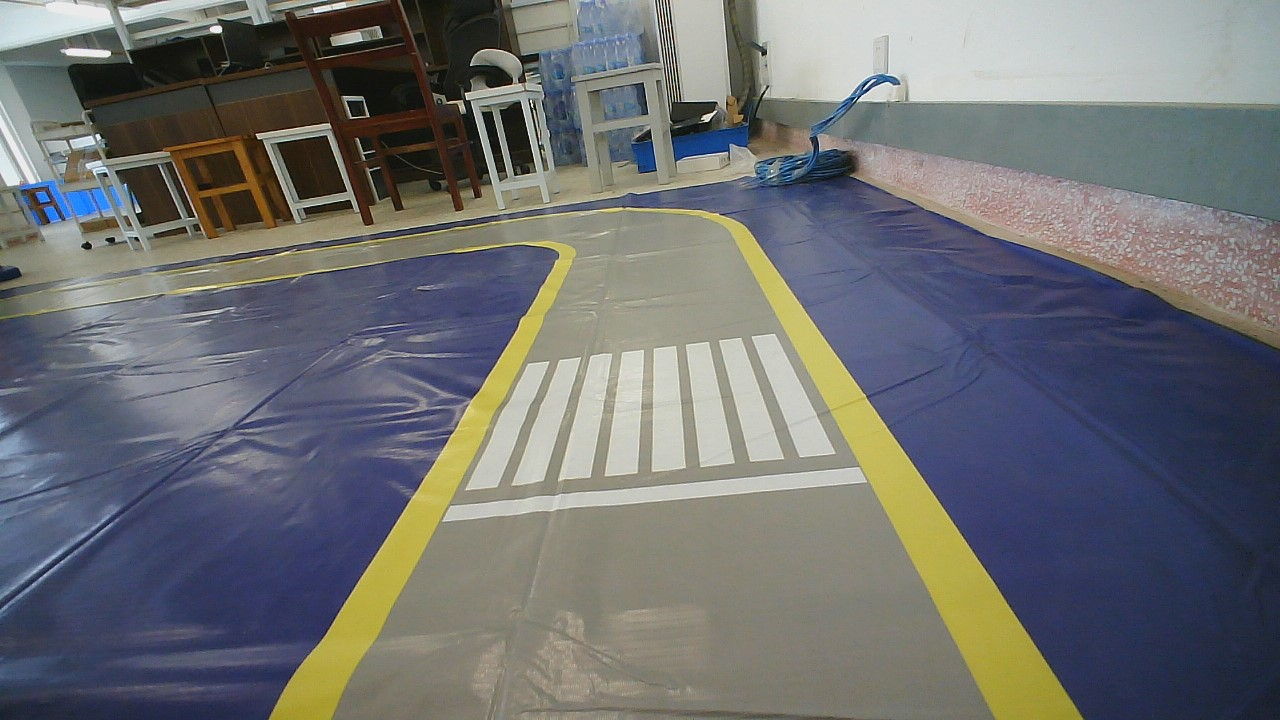
#> input picture image/fe9ee2fae4d6cc95f3bce01334d1016.jpg, 1280 x 720 px, given in place of the camera
$ python zebra_crossing_detection.py
#> lines starting #> are read from the running program, lines starting #| are printed output that depends on the picture; after the words box and inside, x2 and y2 are one past the last pixel; in counts of white or black regions, pixels touching at a corner belong together
#> in main, frame is the input picture: shape (720, 1280, 3); mean B, G, R 113.1, 111.8, 110.2
import cv2
import numpy as np

def process_frame(frame):
    # 1. 裁剪图像上半部分 30%
    height, width = frame.shape[:2]
#> height = 720; width = 1280
    roi = frame[int(height*0.3):, :]
    cv2.imshow("ROI", roi)

    # 2. 边缘提取轮廓
    gray = cv2.cvtColor(roi, cv2.COLOR_BGR2GRAY)
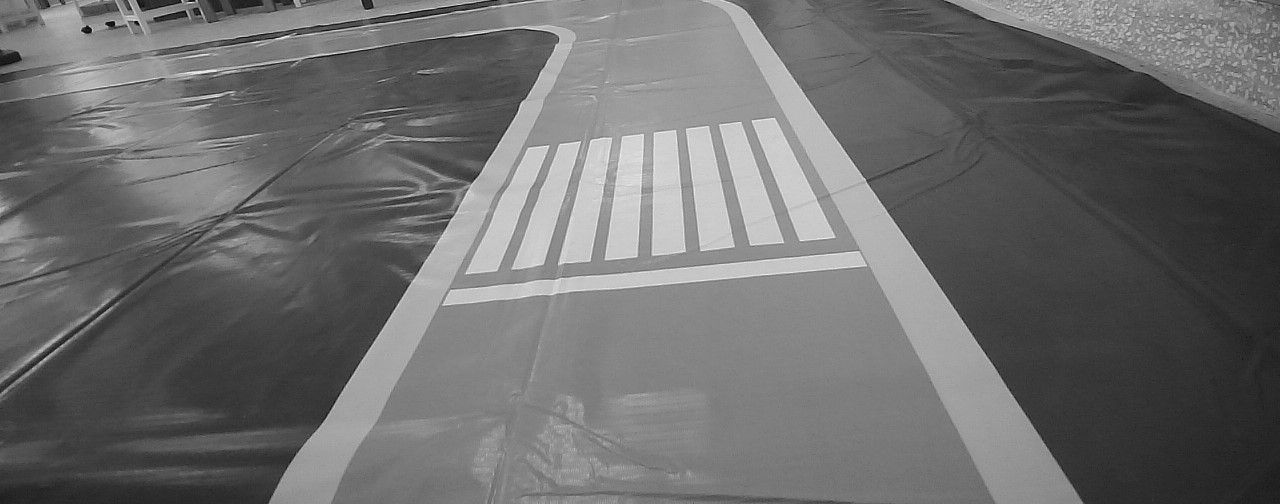
#> gray: shape (504, 1280); min 5, max 241, mean 108.7
    edges = cv2.Canny(gray, 50, 150)
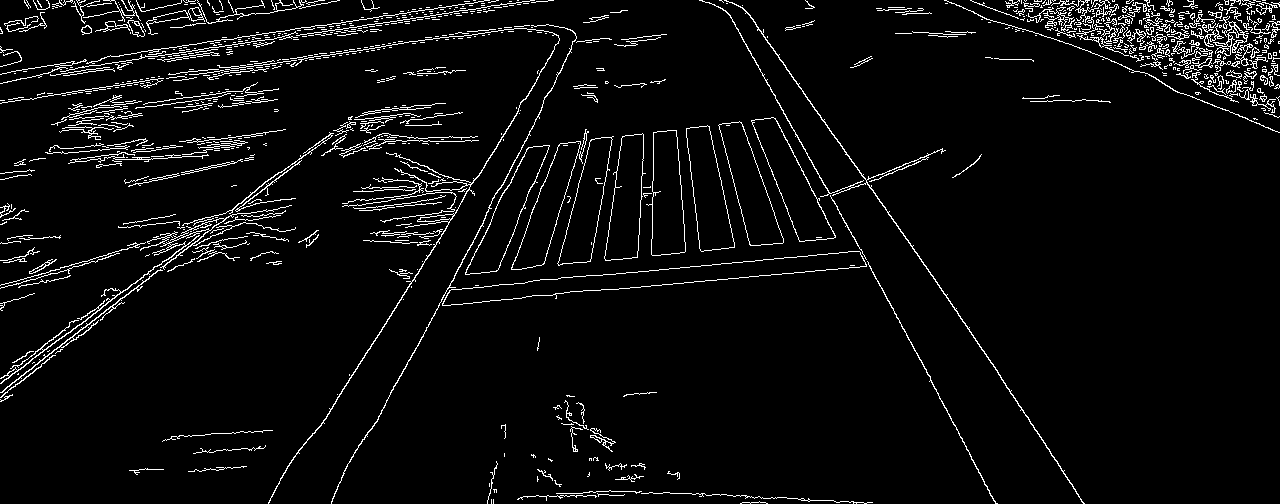
#> edges: shape (504, 1280); 4.6% white in thin lines or dots
    cv2.imshow("Edges", edges)

    # 3. 形态学操作，侵蚀和膨胀
    kernel = np.ones((5,5),np.uint8)
    morphed = cv2.morphologyEx(edges, cv2.MORPH_CLOSE, kernel)
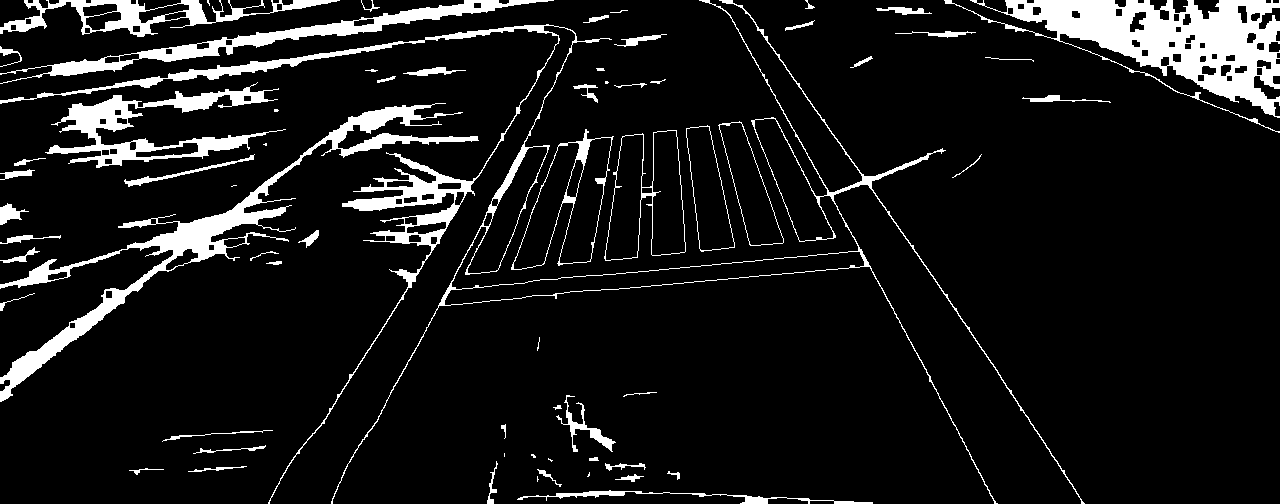
#> morphed: shape (504, 1280); 9.3% white; 66 white regions (11 under 20 px)
    cv2.imshow("Morphed", morphed)

    # 4. 提取闭合轮廓区域作为 ROI
    contours, _ = cv2.findContours(morphed, cv2.RETR_EXTERNAL, cv2.CHAIN_APPROX_SIMPLE)
#> contours = 66 contours, 25 with area under 20; largest, box (x1, y1, x2, y2) and area: (0, 0, 1085, 504) 22468, (944, 0, 1280, 133) 15602, (0, 103, 479, 402) 9666, (511, 129, 614, 270) 7283, (604, 130, 686, 261) 7028
    mask = np.zeros_like(morphed)
    for contour in contours:
        cv2.drawContours(mask, [contour], -1, 255, -1)
#> this loop made 66 passes
#> contour on pass 14: [[504, 453], [504, 456]]
#> mask: shape (504, 1280); 15.3% white; 66 white regions (11 under 20 px), largest, box (x1, y1, x2, y2) and area: (0, 0, 1085, 504) 26319, (944, 0, 1280, 133) 16525, (0, 103, 479, 402) 11016
    cv2.imshow("Mask", mask)

    roi_masked = cv2.bitwise_and(roi, roi, mask=mask)
    cv2.imshow("ROI Masked", roi_masked)

    # 5. 灰度化
    gray_masked = cv2.cvtColor(roi_masked, cv2.COLOR_BGR2GRAY)
    cv2.imshow("Gray Masked", gray_masked)

    # 6. 平滑滤波
    smooth = cv2.bilateralFilter(gray_masked, 9, 75, 75)
    cv2.imshow("Smooth", smooth)

    # 7. 高斯模糊
    blurred = cv2.GaussianBlur(smooth, (5, 5), 0)
    cv2.imshow("Blurred", blurred)

    # 8. canny 边缘检测
    edges_blurred = cv2.Canny(blurred, 50, 150)
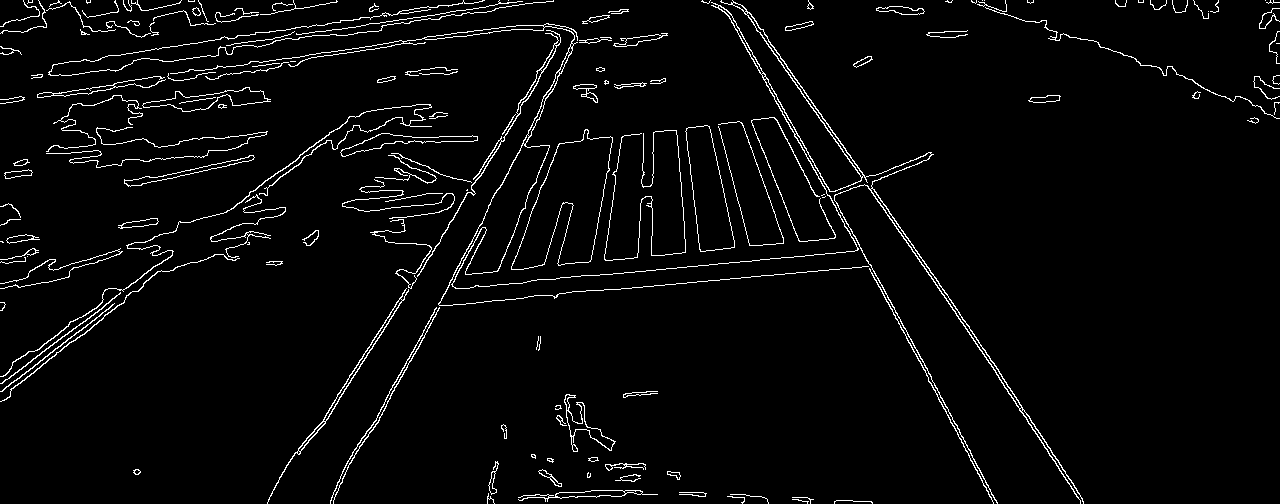
#> edges_blurred: shape (504, 1280); 3.5% white in thin lines or dots
    cv2.imshow("Edges Blurred", edges_blurred)

    # 9. hough 变化检测直线
    lines = cv2.HoughLinesP(edges_blurred, 1, np.pi/180, threshold=50, minLineLength=50, maxLineGap=10)
#> lines = 101 rows, first 6: [740, 4, 955, 311], [739, 4, 995, 370], [720, 1, 858, 249], [746, 9, 998, 369], [868, 266, 991, 498], [725, 3, 931, 376]

    # 10. 统计直线数量
    if lines is not None:
        for line in lines:
            x1, y1, x2, y2 = line[0]
            cv2.line(roi, (x1, y1), (x2, y2), (0, 255, 0), 2)
#> this loop made 101 passes
#> (x1, y1, x2, y2) on passes 1 to 12: (740, 4, 955, 311), (739, 4, 995, 370), (720, 1, 858, 249), (746, 9, 998, 369), (868, 266, 991, 498), (725, 3, 931, 376), (322, 426, 538, 81), (632, 287, 871, 266), (465, 32, 521, 25), (475, 177, 567, 30), (308, 58, 391, 46), (52, 93, 114, 84)
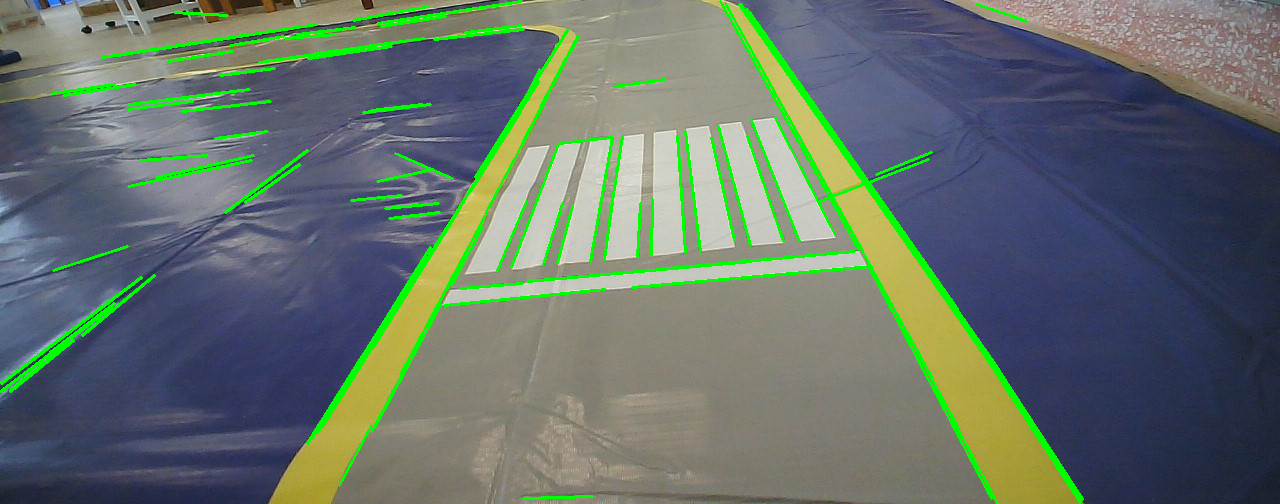
#> roi: shape (504, 1280, 3); mean B, G, R 106.6, 114, 101.2
        if len(lines) > 10:  # 阈值设为 10，根据需要调整
            cv2.putText(frame, 'Zebra Crossing Detected', (50, 50), cv2.FONT_HERSHEY_SIMPLEX, 1, (0, 255, 0), 2)
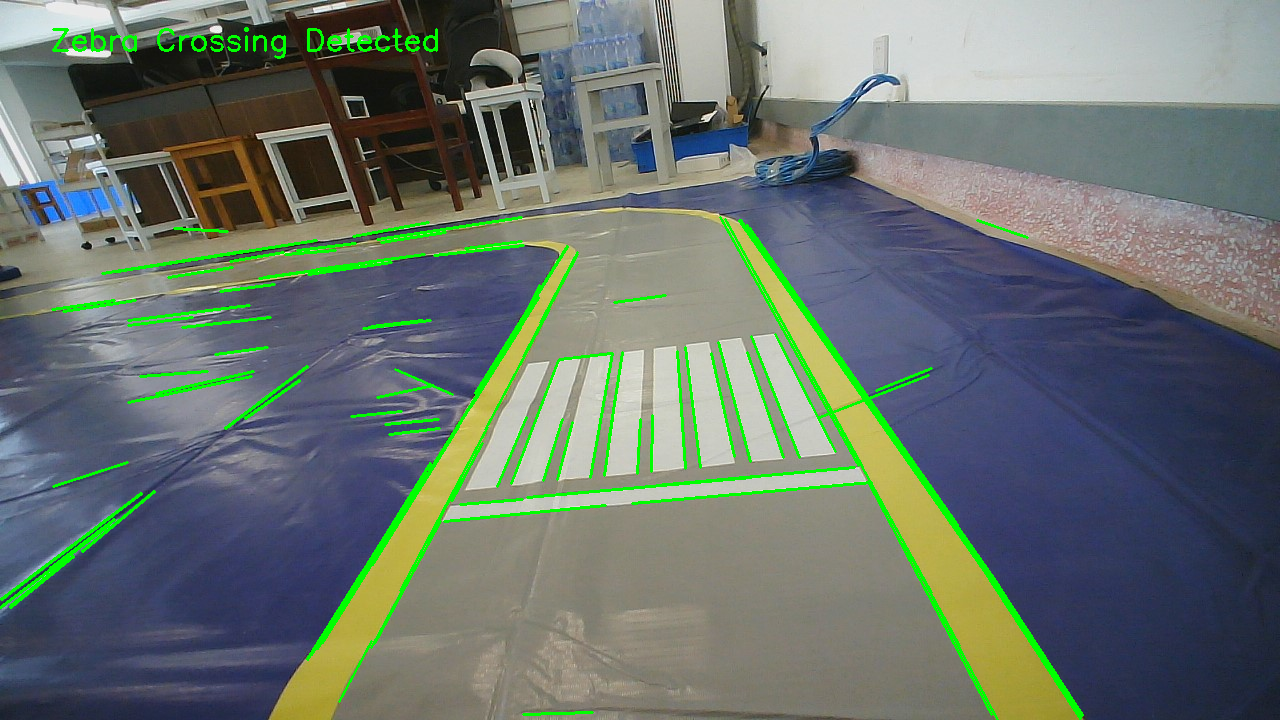
#> frame: shape (720, 1280, 3); mean B, G, R 109.1, 116.1, 105.5
        print(f"Number of lines detected: {len(lines)}")
#| Number of lines detected: 101
    else:
        print("No lines detected")

    cv2.imshow("Detected Lines", roi)

    return frame

def main():
    cap = cv2.VideoCapture(0)

    while cap.isOpened():
        ret, frame = cap.read()
        if not ret:
            break

        processed_frame = process_frame(frame)
        cv2.imshow("Processed Frame", processed_frame)

        if cv2.waitKey(1) & 0xFF == ord('q'):
#> (key q is pressed here)
            break

    cap.release()
    cv2.destroyAllWindows()

if __name__ == "__main__":
    main()

$ run again, on image/1.png
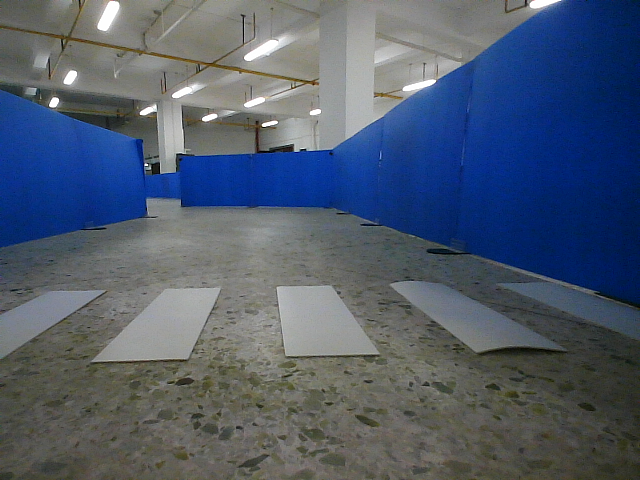
#> input picture image/1.png, 640 x 480 px, given in place of the camera
#> in main, frame is the input picture: shape (480, 640, 3); mean B, G, R 108.8, 91, 79.4
#> edges: shape (336, 640); 6% white in thin lines or dots
#> morphed: shape (336, 640); 12.3% white; 71 white regions (15 under 20 px)
#> contours = 71 contours, 33 with area under 20; largest, box (x1, y1, x2, y2) and area: (0, 132, 572, 328) 36444, (0, 53, 640, 197) 1534, (227, 287, 287, 336) 930, (485, 221, 554, 262) 754, (398, 208, 462, 259) 712
#> the loop in process_frame, `for contour in contours:` made 71 passes
#> contour on passes 51, 54: [[472, 138], [472, 140], [479, 140], [479, 138]], [[305, 132], [313, 132], [314, 133], [313, 132]]
#> edges_blurred: shape (336, 640); 3.1% white in thin lines or dots
#> lines = 13 rows, first 6: [87, 218, 187, 214], [1, 212, 87, 158], [165, 144, 221, 143], [98, 149, 157, 147], [477, 156, 567, 204], [485, 113, 599, 148]
#> the loop in process_frame, `for line in lines:` made 13 passes
#> after the loop in process_frame, `for line in lines:`:
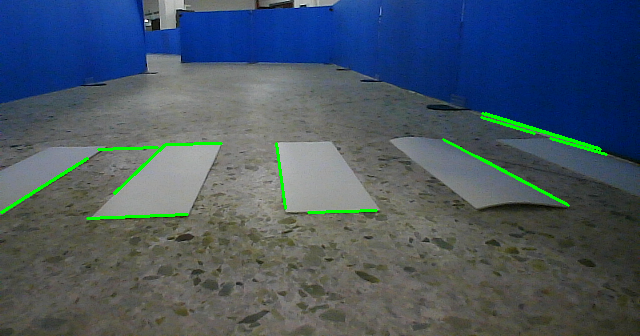
#> roi: shape (336, 640, 3); mean B, G, R 99.8, 86.4, 71.9
#> in process_frame, `cv2.putText(frame, 'Zebra Crossing Detected', (50, 50), cv2.FONT_HERSH..`:
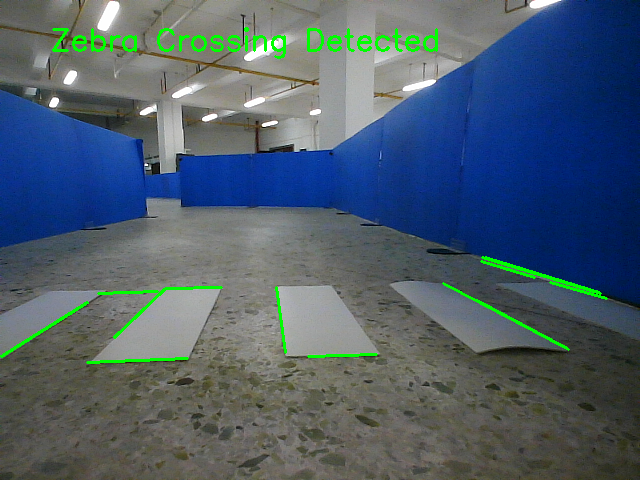
#> frame: shape (480, 640, 3); mean B, G, R 106.7, 93.5, 77.3
#| Number of lines detected: 13

$ run again, on image/2.png
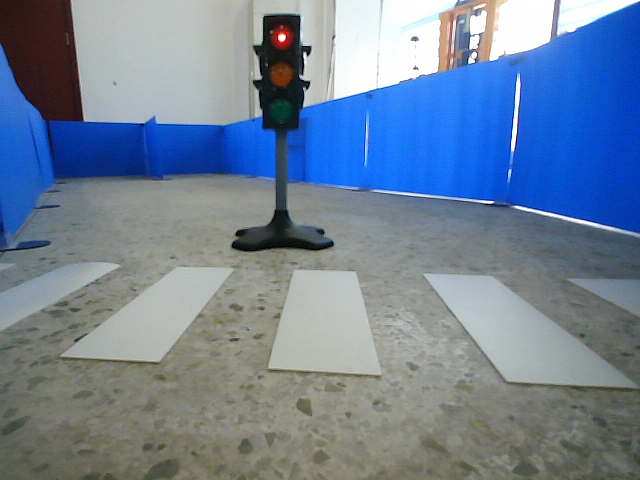
#> input picture image/2.png, 640 x 480 px, given in place of the camera
#> in main, frame is the input picture: shape (480, 640, 3); mean B, G, R 152.4, 130.1, 112
#> edges: shape (336, 640); 3.7% white in thin lines or dots
#> morphed: shape (336, 640); 6.4% white; 59 white regions (5 under 20 px)
#> contours = 59 contours, 13 with area under 20; largest, box (x1, y1, x2, y2) and area: (422, 129, 640, 250) 11759, (266, 115, 438, 249) 10828, (53, 114, 244, 224) 8370, (14, 6, 640, 108) 4031, (0, 113, 120, 188) 708
#> the loop in process_frame, `for contour in contours:` made 59 passes
#> contour on passes 44, 53: [[278, 144], [277, 145], [276, 145], [279, 145]], [[71, 110], [73, 110]]
#> edges_blurred: shape (336, 640); 3.2% white in thin lines or dots
#> lines = 19 rows, first 6: [341, 45, 479, 58], [424, 129, 491, 131], [308, 37, 359, 43], [588, 203, 638, 240], [159, 219, 231, 130], [513, 64, 639, 93]
#> the loop in process_frame, `for line in lines:` made 19 passes
#> after the loop in process_frame, `for line in lines:`:
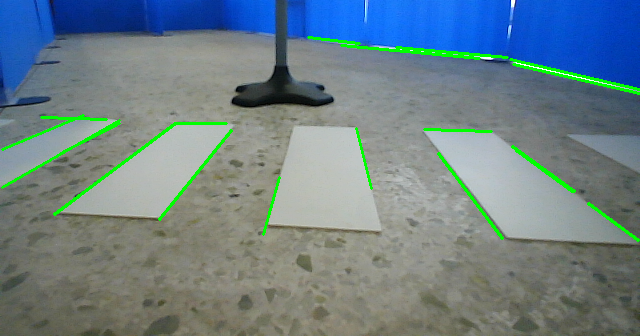
#> roi: shape (336, 640, 3); mean B, G, R 135.2, 128.7, 109.1
#> in process_frame, `cv2.putText(frame, 'Zebra Crossing Detected', (50, 50), cv2.FONT_HERSH..`:
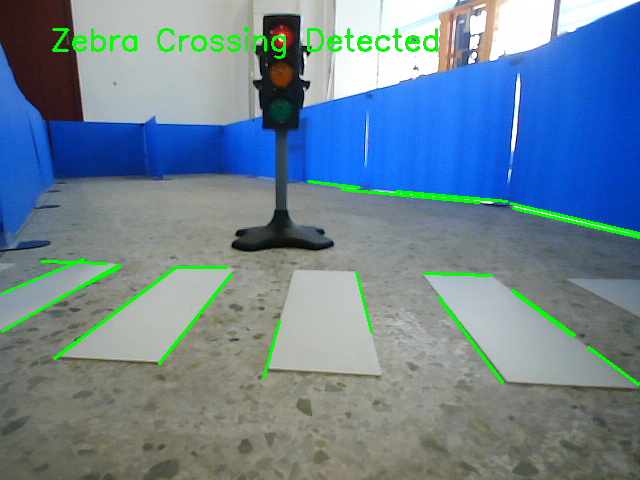
#> frame: shape (480, 640, 3); mean B, G, R 148.3, 132.6, 108.4
#| Number of lines detected: 19

$ run again, on image/3.png
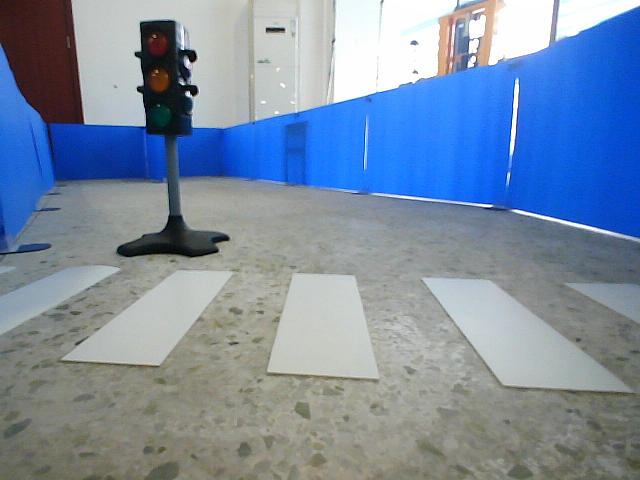
#> input picture image/3.png, 640 x 480 px, given in place of the camera
#> in main, frame is the input picture: shape (480, 640, 3); mean B, G, R 163.8, 140.8, 122.6
#> edges: shape (336, 640); 4% white in thin lines or dots
#> morphed: shape (336, 640); 7.2% white; 57 white regions (5 under 20 px)
#> contours = 57 contours, 9 with area under 20; largest, box (x1, y1, x2, y2) and area: (420, 133, 640, 257) 11550, (238, 120, 423, 307) 11470, (30, 124, 242, 228) 8532, (14, 0, 640, 120) 4460, (0, 121, 138, 191) 696
#> the loop in process_frame, `for contour in contours:` made 57 passes
#> edges_blurred: shape (336, 640); 3.8% white in thin lines or dots
#> lines = 19 rows, first 6: [315, 45, 489, 63], [421, 133, 487, 135], [314, 41, 508, 62], [490, 136, 621, 235], [560, 245, 631, 248], [495, 60, 639, 93]
#> the loop in process_frame, `for line in lines:` made 19 passes
#> after the loop in process_frame, `for line in lines:`:
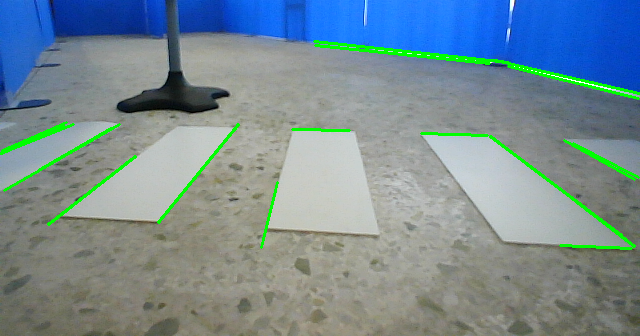
#> roi: shape (336, 640, 3); mean B, G, R 147.7, 139.7, 119
#> in process_frame, `cv2.putText(frame, 'Zebra Crossing Detected', (50, 50), cv2.FONT_HERSH..`:
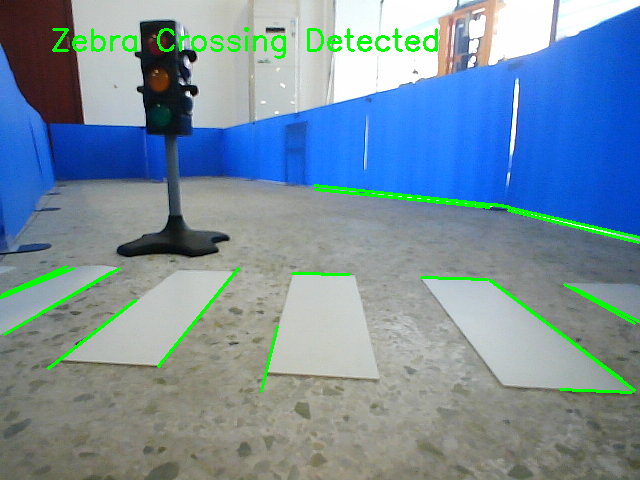
#> frame: shape (480, 640, 3); mean B, G, R 159.3, 143.3, 118.6
#| Number of lines detected: 19
